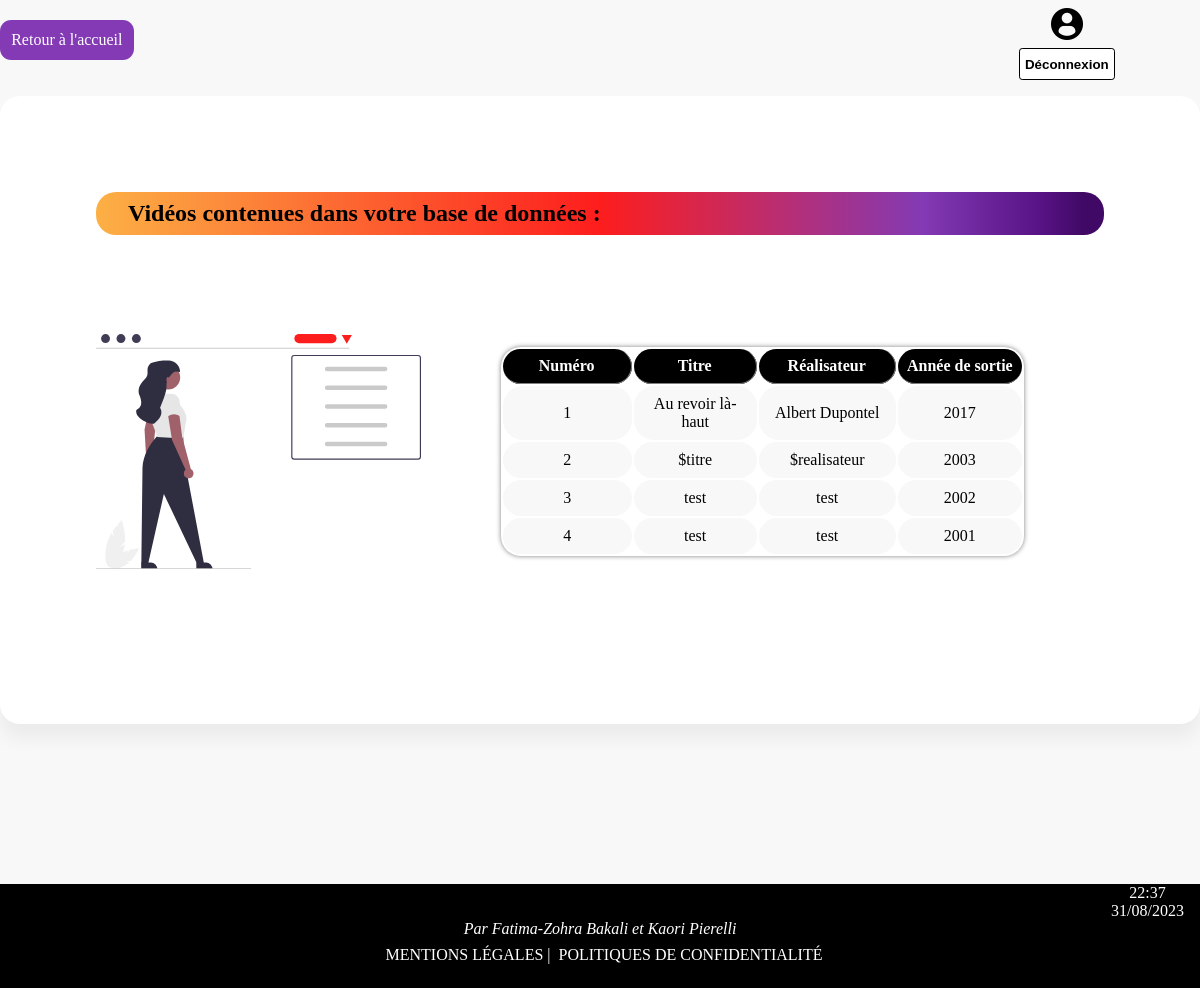
Screenshot of /Website/admin-bdd.php with the database file from the repository.
### tables this page shows
CREATE TABLE `video` (
  `id` int(11) NOT NULL,
  `titre` varchar(255) NOT NULL,
  `realisateur` varchar(255) NOT NULL,
  `annee_sortie` year(4) NOT NULL,
  `existe` int(11) NOT NULL
);

### Website/admin-bdd.php (the view, shortened to what this page needs)
<?php
	$cnx->connection = require("connexion.php");
?>
<!DOCTYPE html>
<html lang="fr">
<head>
	<link rel="stylesheet" type="text/css" href="assets/css/styles.css"/>
</head>
<body>
			<header>
				<a class="retour" href="admin-index.php">Retour à l'accueil</a>
				<div class="bloc-header">
					<img class="img-profil" src="assets/images(2)/profil.png"  alt="profil" title="Profil Administrateur"/>
					<form method="post" action="deconnexion.php">
					 <button id="deconnexion" type="submit">Déconnexion</button>
					</form>
				</div>
			</header>
		<main>
			<section class="main-container">
				<h2>Vidéos contenues dans votre base de données :</h2>
					<div class="flex-reverse-container">
						<div class="visiteurs-container">
							<table class="tab-visiteurs">
								<thead class="thead" >
									<tr >
										<th>Numéro</th>
										<th>Titre</th>
										<th>Réalisateur</th>
										<th>Année de sortie</th>
									</tr>
								</thead>
								<tbody>
									<?php
							$requete=$cnx->query('SELECT * FROM `video` WHERE `existe`=1');
							if ($requete=='')
							{
								echo 'La base de données ne contient aucun films !';
								exit();
							}
								else
								{
										while($data= mysqli_fetch_assoc($requete))
										{
									echo '
											<tr>
												<td>
													'.$data['id'].'
												</td>
												<td>
													'.$data['titre'].'
												</td>
												<td>
													'.$data['realisateur'].'
												</td>
												<td>
													'.$data['annee_sortie'].'
												</td>
											</tr>
										';
										}
								}
									?>
								</tbody>
							</table>
						</div>
							<div class="blocs-images">
								<img  src="assets/images(2)/save-media.svg" alt="" title=""/>
							</div>
					</div>
			</section>
		</main>
<footer>
		<?php
				$date = date("d/m/Y");
				$heure = date("H:i");
				echo "<p style='color:#fff; display:flex; justify-content:flex-end; text-align:center; margin-right:1rem;'>
							$heure <br> $date
					</p>";
		?>
	<p class="para1">Par Fatima-Zohra Bakali et Kaori Pierelli</p>
	<div class="footer-text">
		<a class="para2" href="#"> mentions légales | </a>
		<a class="para2" href="#"> politiques de confidentialité</a>
	</div>
</footer>
</body>
</html>

### Website/assets/css/styles.css (style rules this page uses)
*, *:after, *:before { margin: 0; padding: 0; box-sizing: border-box; }
body { font-family:calibri, sans serif; background-color: #f8f8f8; }
header { margin: 0 auto; max-width:75rem; display:flex; justify-content:space-between; align-items: center; }
main { max-width:75rem; margin: 0 auto; }
h2 { background: rgb(252,176,69); background: linear-gradient(90deg, rgba(252,176,69,1) 0%, rgba(253,29,29,1) 50%, rgba(131,58,180,1) 82%, rgba(86,18,131,1) 94%, rgba(64,9,101,1) 98%); margin-top:5rem; margin-left:5rem; margin-right:5rem; padding-left:1rem; padding: 0.5rem 2rem; color: #000; border-radius: 20px; }
img { width:100%; height:100%; }
.blocs-images { flex-basis:40%; }
.flex-reverse-container { display:flex; margin:2rem 5rem 4.5rem 5rem; flex-direction:row-reverse; }
.main-container { border:none; margin-bottom:5rem; background-color: #fff; width:75rem; padding:1rem; margin:1rem auto; box-shadow: 0px 15px 16.83px 0.17px rgba(0, 0, 0, 0.05); -moz-box-shadow: 0px 15px 16.83px 0.17px rgba(0, 0, 0, 0.05); -webkit-box-shadow: 0px 15px 16.83px 0.17px rgba(0, 0, 0, 0.05); -o-box-shadow: 0px 15px 16.83px 0.17px rgba(0, 0, 0, 0.05); -ms-box-shadow: 0px 15px 16.83px 0.17px rgba(0, 0, 0, 0.05); border-radius: 20px; -moz-border-radius: 20px; -webkit-border-radius: 20px; -o-border-radius: 20px; -ms-border-radius: 20px; }
.bloc-header { width:60rem; margin:0 auto; display:flex; align-items:end; flex-direction:column; }
#deconnexion { width:6rem; height:2rem; margin-right:2rem; border-radius:.2rem; border:1px solid #000; background-color:#fff; font-weight:bold; }
.img-profil { width:2rem; height:2rem; margin:.5rem 4rem .5rem 0; }
th { width:10rem; color:#fff; border-bottom: 1px solid gray; }
th:not(:last-child) { border-right: 1px solid gray; border-bottom: 1px solid gray; }
footer { background-color:#000; margin-top: 10rem; padding-bottom: 1rem; }
.para1 { color:#fff; font-style:italic; text-align:center; }
.footer-text { display:flex; justify-content:center; padding:.5rem; }
.para2 { text-transform: uppercase; padding-left:.5rem; color:#fff; text-decoration:none; }
.visiteurs-container { margin:2rem 5rem 5rem 5rem; }
.tab-visiteurs { margin:0 auto; box-shadow: 0px 0px 5px #808080; margin-top: 3rem; border-radius: 20px; }
.thead { background-color:#000; border-radius: 20px; }
th { padding: 0.5rem; border-radius: 20px; }
tbody { text-align:center; border:1px solid rgba(0, 0, 0, 0.404); }
td { border-radius: 20px; border:1px solid #f8f8f8; background-color: #f8f8f8; padding: 0.5rem; }
.retour { color: #fff; text-decoration: none; background-color:#833ab4; padding:.7rem; border:none; border-radius:.7rem; }

### rows the page displays
video: id "1", titre "Au revoir là-haut", realisateur "Albert Dupontel", annee_sortie "2017"
video: id "2", titre "$titre", realisateur "$realisateur", annee_sortie "2003"
video: id "3", titre "test", realisateur "test", annee_sortie "2002"
video: id "4", titre "test", realisateur "test", annee_sortie "2001"
